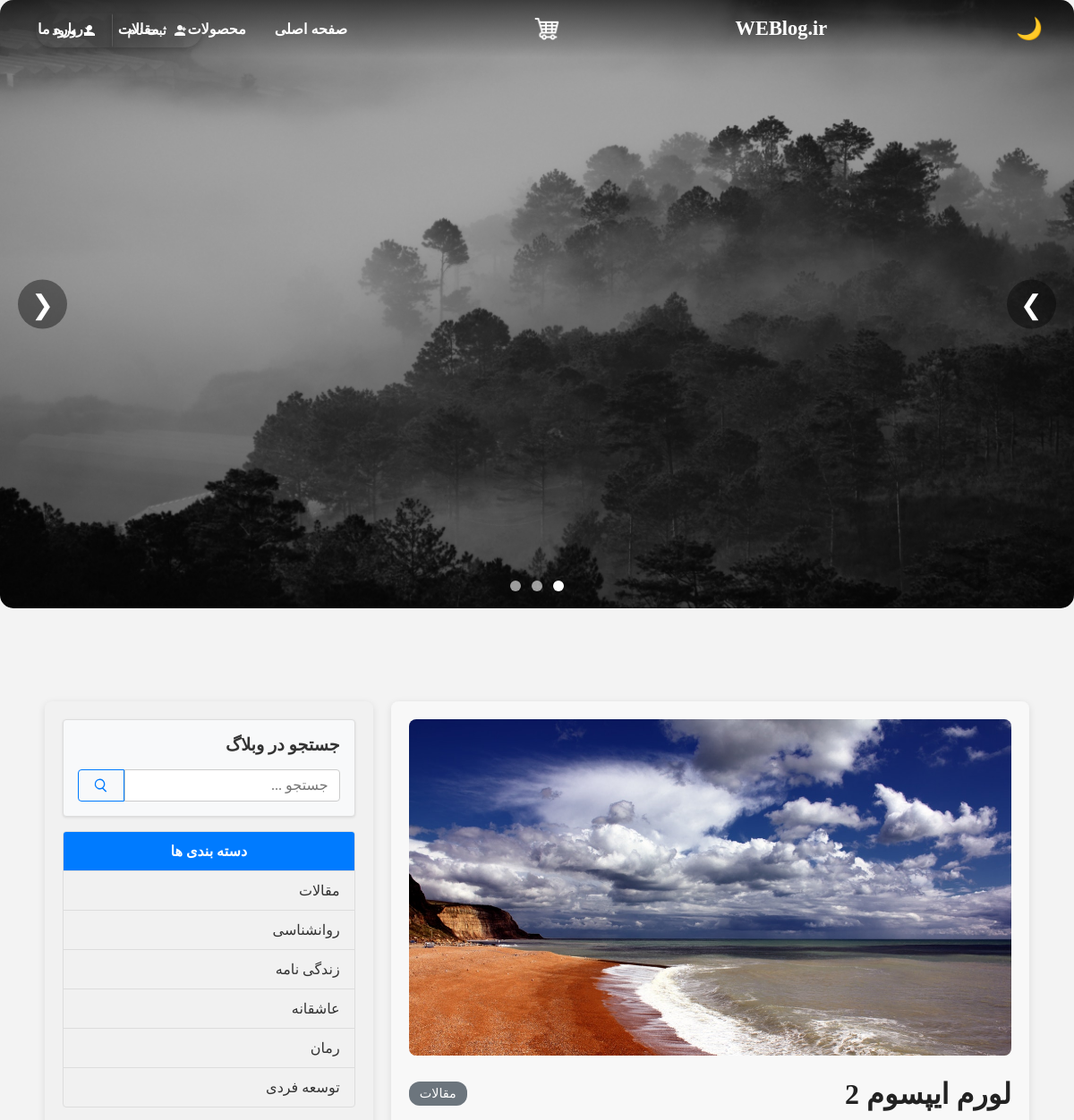
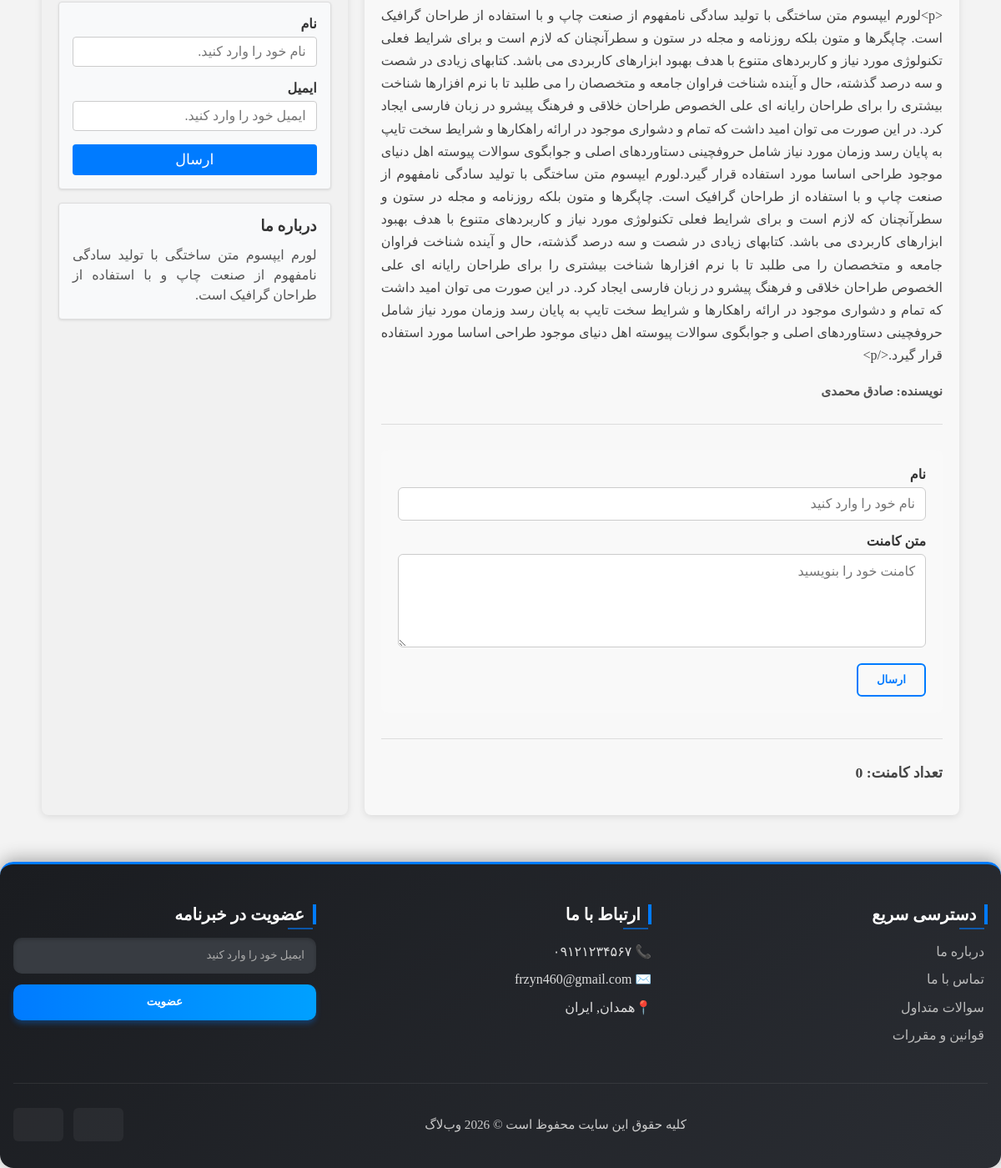
/single.php?post=2, run on the app's committed database (2 pictures, top to bottom).
### tables this page shows
CREATE TABLE `img` (
  `id` int(11) NOT NULL,
  `img` varchar(109) NOT NULL
);

CREATE TABLE `posts` (
  `id` int(11) NOT NULL,
  `title` varchar(191) NOT NULL,
  `category_id` int(11) NOT NULL,
  `body` text NOT NULL,
  `author` varchar(191) NOT NULL,
  `image` varchar(191) NOT NULL
);

CREATE TABLE `categories` (
  `id` int(11) NOT NULL,
  `title` varchar(100) NOT NULL
);

### single.php (the view, shortened to what this page needs)
<?php
include("./include/header.php");
if (isset($_GET['post'])) {
    $post_id = (int)$_GET['post'];
    $post = $db->prepare('SELECT * FROM posts WHERE id = :id');
    $post->execute(['id' => $post_id]);
    $post = $post->fetch();
}
?>
<section class="post-section">
    <div class="container-fluid">
        <div class="row">
            <main class="main-post-content">
                <div class="post-container">
                    <?php if ($post):
                        $category_id = (int)$post['category_id'];
                        $post_category = $db->query("SELECT * FROM categories WHERE id = $category_id")->fetch();
                        $comments = $db->prepare("SELECT * FROM comments WHERE post_id = :id AND status = '1'");
                        $comments->execute(['id' => $post['id']]);
                    ?>
                        <article class="post-detail">
                            <img src="./upload/posts/<?php echo htmlspecialchars($post['image'], ENT_QUOTES, 'UTF-8'); ?>"
                                 alt="<?php echo htmlspecialchars($post['title'], ENT_QUOTES, 'UTF-8'); ?>"
                                 class="post-image-full" />
                            <div class="post-text-container">
                                <header class="post-header">
                                    <h1 class="post-title"><?php echo htmlspecialchars($post['title'], ENT_QUOTES, 'UTF-8'); ?></h1>
                                    <span class="post-category">
                                        <?php echo $post_category ? htmlspecialchars($post_category['title'], ENT_QUOTES, 'UTF-8') : 'دسته‌بندی نامشخص'; ?>
                                    </span>
                                </header>
                                <section class="post-body-text">
                                    <p><?php echo nl2br(htmlspecialchars($post['body'], ENT_QUOTES, 'UTF-8')); ?></p>
                                </section>
                                <p class="post-author">نویسنده: <?php echo htmlspecialchars($post['author'], ENT_QUOTES, 'UTF-8'); ?></p>
                            </div>
                        </article>
                        <hr class="divider">
                        <section class="comment-form-section">
                            <form method="post" class="comment-form">
                                <div class="form-group">
                                    <label for="name">نام</label>
                                    <input type="text" name="name" id="name" class="input-text" placeholder="نام خود را وارد کنید" required>
                                </div>
                                <div class="form-group">
                                    <label for="comment">متن کامنت</label>
                                    <textarea name="comment" id="comment" rows="5" class="textarea-text" placeholder="کامنت خود را بنویسید" required></textarea>
                                </div>
                                <button type="submit" name="post_comment" class="btn-view-post">ارسال</button>
                            </form>
                        </section>
                        <hr class="divider">
                        <section class="comments-list-section">
                            <p class="comments-count">تعداد کامنت: <?php echo $comments->rowCount(); ?></p>
                        </section>
                    <?php else: ?>
                        <div class="no-posts-alert">مقاله مورد نظر پیدا نشد!</div>
                    <?php endif; ?>
                </div>
            </main>
            <aside class="sidebar">
                <?php include("./include/sidebar.php") ?>
            </aside>
        </div>
    </div>
</section>
<?php include("./include/footer.php") ?>

### include/header.php (shortened to what this page needs)
<?php
include("./include/db.php");
$query_slider = "SELECT * FROM img";
$posts_slider = $db->query($query_slider)->fetchAll();
?>
<!DOCTYPE html>
<html lang="fa" dir="rtl">
<head>
</head>
<body>
    <section class="custom-carousel" aria-label="اسلایدر با منو">
        <nav class="navbar" role="navigation" aria-label="منوی اصلی">
            <div class="container">
                <button id="darkModeToggle" class="dark-mode-toggle" aria-label="تغییر حالت نمایش">
                    <span id="darkModeIcon">🌙</span>
                </button>
                <div class="auth-buttons">
                    <a href="login.php" class="btn btn-login" aria-label="ورود">
                        <svg class="btn-icon" xmlns="http://www.w3.org/2000/svg" viewBox="0 0 24 24" aria-hidden="true" focusable="false">
                            <path d="M12 12c2.21 0 4-1.79 4-4s-1.79-4-4-4-4 1.79-4 4 1.79 4 4 4zm0 2c-2.67 0-8 1.34-8 4v2h16v-2c0-2.66-5.33-4-8-4z"/>
                        </svg>
                        ورود
                    </a>
                    <a href="register.php" class="btn btn-register" aria-label="ثبت نام">
                        <svg class="btn-icon" xmlns="http://www.w3.org/2000/svg" viewBox="0 0 24 24" aria-hidden="true" focusable="false">
                            <path d="M12 12c2.21 0 4-1.79 4-4s-1.79-4-4-4-4 1.79-4 4 1.79 4 4 4zm0 2c-2.67 0-8 1.34-8 4v2h16v-2c0-2.66-5.33-4-8-4zM19 7h-2v2h-2v2h2v2h2v-2h2v-2h-2z"/>
                        </svg>
                        ثبت نام
                    </a>
                </div>
                <a class="navbar-brand" href="index.php">
                    WEBlog.ir
                </a>
                <a href="cart.php" class="cart-icon" aria-label="سبد خرید">
                    <img src="./img/PNG4.png" alt="سبد خرید" class="cart-img" />
                </a>
                <div id="my-nav" class="collapse navbar-collapse">
                    <ul class="navbar-nav">
                        <li class="nav-item">
                            <a class="nav-link <?= (!isset($_GET['page']) || $_GET['page'] == 'home') ? 'active' : '' ?>" href="index.php?page=home">صفحه اصلی</a>
                        </li>
                        <li class="nav-item">
                            <a class="nav-link <?= (isset($_GET['page']) && $_GET['page'] == 'products') ? 'active' : '' ?>" href="products.php?page=products">محصولات</a>
                        </li>
                        <li class="nav-item">
                            <a class="nav-link <?= (isset($_GET['page']) && $_GET['page'] == 'posts') ? 'active' : '' ?>" href="posts.php?page=posts">مقالات</a>
                        </li>
                        <li class="nav-item">
                            <a class="nav-link <?= (isset($_GET['page']) && $_GET['page'] == 'about') ? 'active' : '' ?>" href="about.php">درباره ما</a>
                        </li>
                    </ul>
                </div>
            </div>
        </nav>
        <div class="carousel-inner" id="carouselInner">
            <?php
            if (count($posts_slider) > 0) {
                foreach ($posts_slider as $index => $img) {
                    $activeClass = ($index == 0) ? "active" : "";
                    echo '<div class="carousel-item ' . $activeClass . '">
                            <img src="./img1/' . htmlspecialchars($img['img']) . '" alt="اسلاید ' . ($index + 1) . '">
                        </div>';
                }
            }
            ?>
        </div>
        <button class="nav-btn prev" aria-label="قبلی">&#10094;</button>
        <button class="nav-btn next" aria-label="بعدی">&#10095;</button>
        <div class="carousel-indicators" id="carouselIndicators">
            <?php
            for ($i = 0; $i < count($posts_slider); $i++) {
                $active = ($i === 0) ? 'active' : '';
                echo '<button class="indicator ' . $active . '" data-slide-to="' . $i . '" aria-label="اسلاید ' . ($i + 1) . '"></button>';
            }
            ?>
        </div>
    </section>
</body>
</html>

### include/sidebar.php (shortened to what this page needs)
<?php
$query_categories = "SELECT * FROM categories";
$categories = $db->query($query_categories);
?>
<div class="sidebar-col">
    <div class="card search-card">
        <div class="card-body">
            <h5 class="card-title">جستجو در وبلاگ</h5>
            <form action="search.php" method="get" class="search-form">
                <div class="input-group">
                    <input name="search" type="text" class="search-input" placeholder="جستجو ...">
                    <button type="submit" class="search-button" aria-label="جستجو">
                        <svg xmlns="http://www.w3.org/2000/svg" width="18" height="18" fill="currentColor"
                            viewBox="0 0 24 24">
                            <path
                                d="M10 2a8 8 0 015.292 13.708l4.999 5-1.414 1.414-5-4.999A8 8 0 1110 2zm0 2a6 6 0 100 12 6 6 0 000-12z" />
                        </svg>
                    </button>
                </div>
            </form>
        </div>
    </div>
    <div class="list-group">
        <div class="list-group-header">دسته بندی ها</div>
        <?php
        if ($categories->rowCount() > 0) {
            foreach ($categories as $category) {
                ?>
                <a href="index.php?category=<?php echo $category['id'] ?>" class="list-group-item">
                    <?php echo htmlspecialchars($category['title']); ?>
                </a>
                <?php
            }
        }
        ?>
    </div>
    <div class="card subscribe-card">
        <div class="card-body">
            <form method="post" class="subscribe-form">
                <div class="form-group">
                    <label for="name">نام</label>
                    <input type="text" name="name" id="name" class="form-control" placeholder="نام خود را وارد کنید.">
                </div>
                <div class="form-group">
                    <label for="email">ایمیل</label>
                    <input type="email" name="email" id="email" class="form-control"
                        placeholder="ایمیل خود را وارد کنید.">
                </div>
                <button type="submit" name="subscribe" class="btn-submit">ارسال</button>
            </form>
        </div>
    </div>
    <div class="card about-card">
        <div class="card-body">
            <h3>درباره ما</h3>
            <p class="about-text">
                لورم ایپسوم متن ساختگی با تولید سادگی نامفهوم از صنعت چاپ و با استفاده از طراحان گرافیک است.
            </p>
        </div>
    </div>
</div>

### include/header.php (style rules this page uses)
body { font-family: Tahoma, Arial, sans-serif; background-color: #f8f9fa; color: #333; margin: 0; padding: 0; transition: background-color 0.3s, color 0.3s; }
.custom-carousel { position: relative; width: 100%; height: 85vh; overflow: hidden; font-family: Tahoma, sans-serif; border-radius: 15px; }
.carousel-inner { position: relative; width: 100%; height: 100%; }
.carousel-item { position: absolute; width: 100%; height: 100%; top: 0; left: 0; opacity: 0; transition: opacity 0.5s ease; }
.carousel-item.active { opacity: 1; z-index: 1; }
.carousel-item img { width: 100%; height: 100%; object-fit: cover; }
.nav-btn { position: absolute; top: 50%; transform: translateY(-50%); background-color: rgba(0, 0, 0, 0.4); border: none; color: white; font-size: 30px; padding: 10px 15px; cursor: pointer; border-radius: 50%; user-select: none; z-index: 10; }
.prev { left: 20px; }
.next { right: 20px; }
.carousel-indicators { position: absolute; bottom: 15px; width: 100%; text-align: center; z-index: 10; }
.carousel-indicators button { width: 12px; height: 12px; margin: 0 6px; background-color: rgba(255, 255, 255, 0.6); border: none; border-radius: 50%; cursor: pointer; }
.carousel-indicators button.active { background-color: white; }
nav.navbar { position: absolute; top: 0; right: 0; left: 0; background: linear-gradient(rgba(0, 0, 0, 0.6), transparent); padding: 0.75rem 1rem; z-index: 1000; display: flex; justify-content: center; }
nav .container { width: 100%; max-width: 1140px; display: flex; justify-content: space-between; align-items: center; flex-wrap: wrap; }
.navbar-brand { color: #fff; font-size: 1.4rem; text-decoration: none; font-weight: bold; user-select: none; display: flex; align-items: center; gap: 15px; }
.cart-icon { position: relative; display: flex; align-items: center; transition: background-color 0.3s ease, transform 0.3s ease; }
.cart-img { width: 30px; height: 30px; object-fit: contain; }
#my-nav { display: flex; flex-wrap: wrap; }
ul.navbar-nav { list-style: none; display: flex; gap: 0.5rem; padding: 0; margin: 0; }
ul.navbar-nav li.nav-item a.nav-link { color: #fff; text-decoration: none; padding: 0.5rem 0.75rem; border-radius: 0.25rem; transition: background-color 0.3s ease, color 0.3s ease, transform 0.3s ease; display: inline-block; font-weight: 600; user-select: none; }
.dark-mode-toggle { background: transparent; border: none; color: white; font-size: 24px; cursor: pointer; padding: 8px; border-radius: 50%; display: flex; align-items: center; justify-content: center; width: 40px; height: 40px; transition: background-color 0.3s; margin-left: 10px; }
.auth-buttons { display: inline-flex; gap: 0; align-items: center; position: absolute; top: 15px; left: 40px; z-index: 1100; direction: ltr; }
.auth-buttons .btn { padding: 8px 16px; font-size: 0.9rem; font-weight: 600; text-decoration: none; cursor: pointer; user-select: none; border: 2px solid transparent; box-shadow: 0 3px 6px rgba(0,0,0,0.2); transition: background-color 0.3s, color 0.3s, border-color 0.3s; display: inline-flex; align-items: center; gap: 6px; border-radius: 0; border-right: none; }
.auth-buttons .btn-login { color: white; border-top-left-radius: 20px; border-bottom-left-radius: 20px; }
.auth-buttons .btn-register { background-color: transparent; color: #f7f7f7ff; border-top-right-radius: 20px; border-bottom-right-radius: 20px; border-left: 1px solid rgba(88, 88, 88, 1); }
.btn-icon { width: 18px; height: 18px; fill: currentColor; }

### include/footer.php (style rules this page uses)
.container { max-width: 1200px; margin: 0 auto; }

### data on the page
img: img (picture)
posts: image (picture), title "لورم ایپسوم 2", body "<p>لورم ایپسوم متن ساختگی با تولید سادگی نامفهوم از صنعت چاپ و با استفاده از طراحان گرافیک است. چاپگرها و متون بلکه روزنامه و مجله در ستون و سطرآنچنان که لازم است و برای شرایط فعلی تکنولوژی مورد نیاز و کاربردهای متنوع با هدف بهبود ابزارهای کاربردی می باشد. کتابهای زیادی در شصت و سه درصد گذشته، حال و آینده شناخت فراوان جامعه و متخصصان را می طلبد تا با نرم افزارها شناخت بیشتری را برای طراحان رایانه ای علی الخصوص طراحان خلاقی و فرهنگ پیشرو در زبان فارسی ایجاد کرد. در این صورت می توان امید داشت که تمام و دشواری موجود در ارائه راهکارها و شرایط سخت تایپ به پایان رسد وزمان مورد نیاز شامل حروفچینی دستاوردهای اصلی و جوابگوی سوالات پیوسته اهل دنیای موجود طراحی اساسا مورد استفاده قرار گیرد.لورم ایپسوم…", author "صادق محمدی"
categories: title "مقالات"
categories: title "روانشناسی"
categories: title "زندگی نامه"
categories: title "عاشقانه"
categories: title "رمان"
categories: title "توسعه فردی"

### other printed values
$comments->rowCount() "0"
